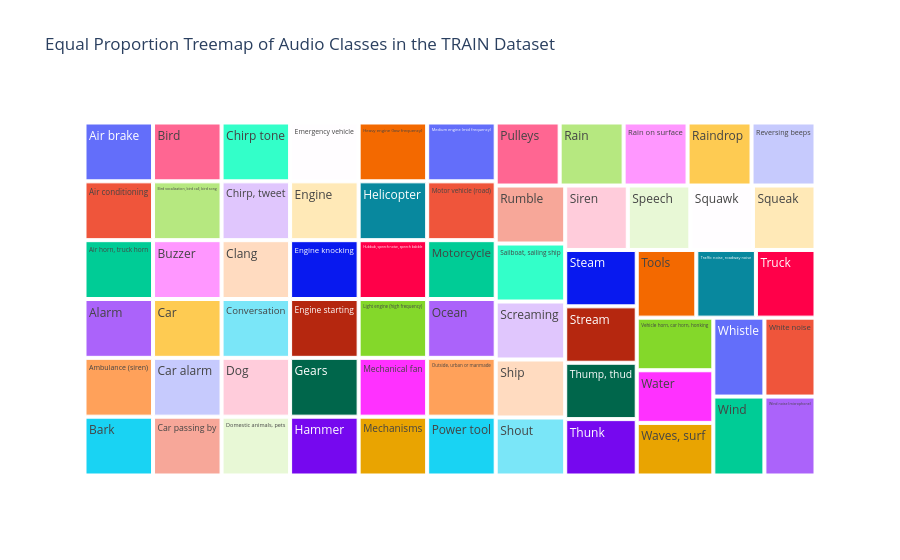

The notebook cell saved with this chart:
### Code cell
unique_classes = pd_train['display_name'].unique()

equal_value_df = pd.DataFrame({'display_name': unique_classes, 'value': 1})

fig = px.treemap(equal_value_df, 
                 path=['display_name'], 
                 values='value',
                 title='Equal Proportion Treemap of Audio Classes in the TRAIN Dataset')

fig.show()

### Figure 1 — Plotly figure (JSON) as saved in the notebook; plotly's stock layout.template omitted (floating-point values rounded to 4 significant figures)
{"data": [{"branchvalues": "total", "domain": {"x": [0, 1], "y": [0, 1]}, "hovertemplate": "labels=%{label}<br>value=%{value}<br>parent=%{parent}<br>id=%{id}<extra></extra>", "ids": ["Air brake", "Air conditioning", "Air horn, truck horn", "Alarm", "Ambulance (siren)", "Bark", "Bird", "Bird vocalization, bird call, bird song", "Buzzer", "Car", "Car alarm", "Car passing by", "Chirp tone", "Chirp, tweet", "Clang", "Conversation", "Dog", "Domestic animals, pets", "Emergency vehicle", "Engine", "Engine knocking", "Engine starting", "Gears", "Hammer", "Heavy engine (low frequency)", "Helicopter", "Hubbub, speech noise, speech babble", "Light engine (high frequency)", "Mechanical fan", "Mechanisms", "Medium engine (mid frequency)", "Motor vehicle (road)", "Motorcycle", "Ocean", "Outside, urban or manmade", "Power tool", "Pulleys", "Rain", "Rain on surface", "Raindrop", "Reversing beeps", "Rumble", "Sailboat, sailing ship", "Screaming", "Ship", "Shout", "Siren", "Speech", "Squawk", "Squeak", "Steam", "Stream", "Thump, thud", "Thunk", "Tools", "Traffic noise, roadway noise", "Truck", "Vehicle horn, car horn, honking", "Water", "Waves, surf", "Whistle", "White noise", "Wind", "Wind noise (microphone)"], "labels": ["Air brake", "Air conditioning", "Air horn, truck horn", "Alarm", "Ambulance (siren)", "Bark", "Bird", "Bird vocalization, bird call, bird song", "Buzzer", "Car", "Car alarm", "Car passing by", "Chirp tone", "Chirp, tweet", "Clang", "Conversation", "Dog", "Domestic animals, pets", "Emergency vehicle", "Engine", "Engine knocking", "Engine starting", "Gears", "Hammer", "Heavy engine (low frequency)", "Helicopter", "Hubbub, speech noise, speech babble", "Light engine (high frequency)", "Mechanical fan", "Mechanisms", "Medium engine (mid frequency)", "Motor vehicle (road)", "Motorcycle", "Ocean", "Outside, urban or manmade", "Power tool", "Pulleys", "Rain", "Rain on surface", "Raindrop", "Reversing beeps", "Rumble", "Sailboat, sailing ship", "Screaming", "Ship", "Shout", "Siren", "Speech", "Squawk", "Squeak", "Steam", "Stream", "Thump, thud", "Thunk", "Tools", "Traffic noise, roadway noise", "Truck", "Vehicle horn, car horn, honking", "Water", "Waves, surf", "Whistle", "White noise", "Wind", "Wind noise (microphone)"], "name": "", "parents": ["", "", "", "", "", "", "", "", "", "", "", "", "", "", "", "", "", "", "", "", "", "", "", "", "", "", "", "", "", "", "", "", "", "", "", "", "", "", "", "", "", "", "", "", "", "", "", "", "", "", "", "", "", "", "", "", "", "", "", "", "", "", "", ""], "type": "treemap", "values": [1, 1, 1, 1, 1, 1, 1, 1, 1, 1, 1, 1, 1, 1, 1, 1, 1, 1, 1, 1, 1, 1, 1, 1, 1, 1, 1, 1, 1, 1, 1, 1, 1, 1, 1, 1, 1, 1, 1, 1, 1, 1, 1, 1, 1, 1, 1, 1, 1, 1, 1, 1, 1, 1, 1, 1, 1, 1, 1, 1, 1, 1, 1, 1]}], "layout": {"legend": {"tracegroupgap": 0}, "title": {"text": "Equal Proportion Treemap of Audio Classes in the TRAIN Dataset"}}}
